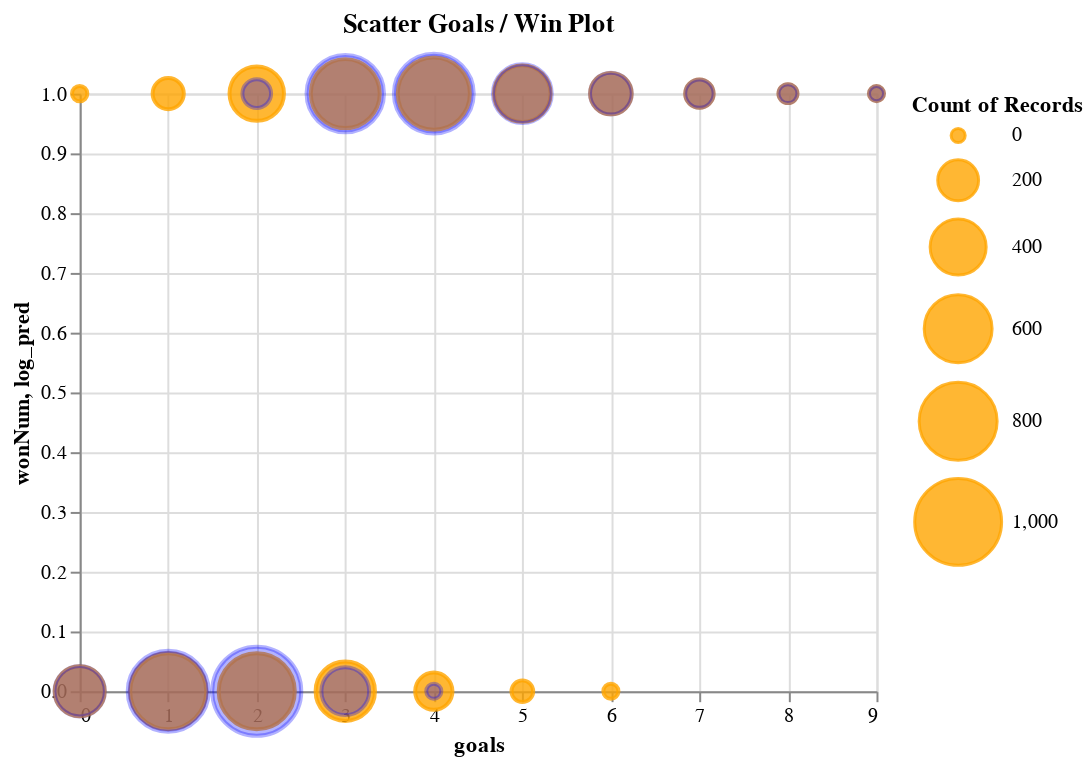

Here is the notebook cell this chart was saved with:
### Markdown cell above
Here we use a scatter plot to visualize goals versus wins for the actual data and the predicted data

### Code cell
c = alt.Chart(df.sample(5000, random_state=27)).mark_circle(opacity=.8, stroke='orange', strokeWidth=2).encode(
    x='goals',
    y='wonNum',
    size=alt.Size('count()', scale=alt.Scale(range=[50, 2000])),  
    color=alt.value('orange')
).properties(
    width=400,
    height=300,
    title='Scatter Goals / Win Plot'
)

c2 = alt.Chart(df.sample(5000, random_state=27)).mark_circle(opacity=.3, stroke='blue', strokeWidth=2).encode(
    x='goals',
    y='log_pred',
    size=alt.Size('count()', scale=alt.Scale(range=[50, 2000])),  
    color=alt.value('blue')
).properties(
    width=400,
    height=300,
    title='Scatter Goals / Win plot'
)

c + c2

### Figure 1 — Vega-Lite specification as saved in the notebook (floating-point values rounded to 4 significant figures; data arrays with more than 128 entries replaced by an {"elided": "..."} marker saying what was removed)
{"config": {"view": {"continuousWidth": 400, "continuousHeight": 300}}, "layer": [{"data": {"name": "data-62e687dec7ae86a5908246f0347bc6c7"}, "mark": {"type": "circle", "opacity": 0.8, "stroke": "orange", "strokeWidth": 2}, "encoding": {"color": {"value": "orange"}, "size": {"aggregate": "count", "scale": {"range": [50, 2000]}, "type": "quantitative"}, "x": {"field": "goals", "type": "quantitative"}, "y": {"field": "wonNum", "type": "quantitative"}}, "height": 300, "title": "Scatter Goals / Win Plot", "width": 400}, {"data": {"name": "data-62e687dec7ae86a5908246f0347bc6c7"}, "mark": {"type": "circle", "opacity": 0.3, "stroke": "blue", "strokeWidth": 2}, "encoding": {"color": {"value": "blue"}, "size": {"aggregate": "count", "scale": {"range": [50, 2000]}, "type": "quantitative"}, "x": {"field": "goals", "type": "quantitative"}, "y": {"field": "log_pred", "type": "quantitative"}}, "height": 300, "title": "Scatter Goals / Win plot", "width": 400}], "$schema": "https://vega.github.io/schema/vega-lite/v4.17.0.json", "datasets": {"data-62e687dec7ae86a5908246f0347bc6c7": {"elided": "5000 records"}}}
